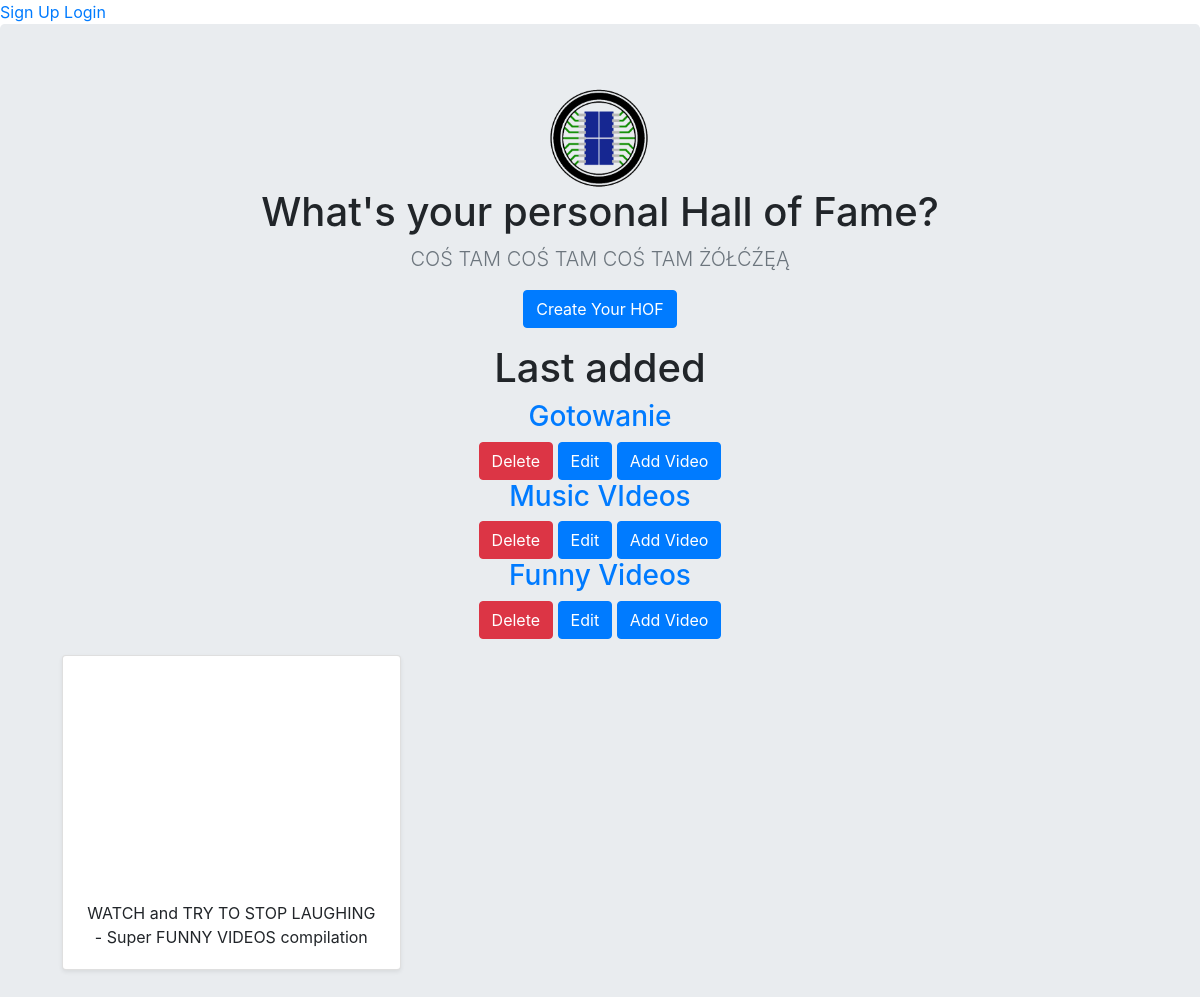
The app's page /, older data.
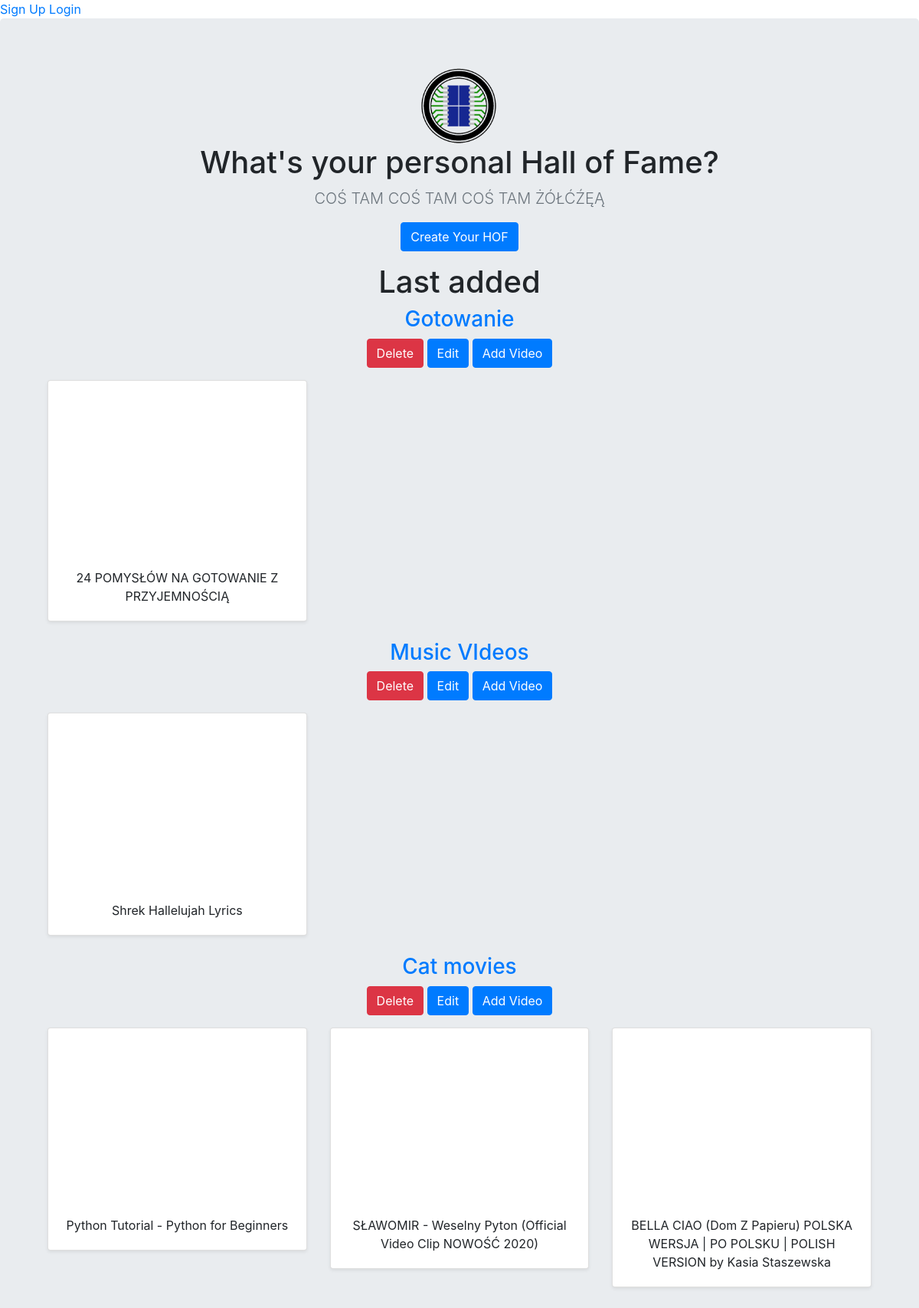
The same page, newer data.
### movies/models.py (models this page shows)
class Hall(models.Model):
    title = models.CharField(max_length=256)
    user = models.ForeignKey(User, on_delete=models.CASCADE)

class Video(models.Model):
    title = models.CharField(max_length=256)
    url = models.URLField()
    youtube_id = models.CharField(max_length=256)
    hall = models.ForeignKey(Hall, on_delete=models.CASCADE)

### movies/views.py (the view)
# urls.py: 2. Add a URL to urlpatterns:  path('', views.home, name='home')
def home(request):
    recent_halls = Hall.objects.all().order_by('-id')[:3]
    return render(request, 'movies/home.html', {'recent_halls':recent_halls})

### movies/templates/movies/home.html
{% extends 'movies/base.html' %}
{% load static %}
{% block content %}
    <section class="jumbotron text-center">
        <div class="container">
            <img src="{% static 'movies/logo.png' %}" height="100px">
            <h1 class="jumbotron-heading">What's your personal Hall of Fame?</h1>
            <p class="lead text-muted">
                COŚ TAM COŚ TAM COŚ TAM ŻÓŁĆŹĘĄ
            </p>
            <p>
                <a href="{% url 'crate_hall' %}" class="btn btn-primary">Create Your HOF</a>
            </p>
            <div class="container">
                <h1 class="text-center">Last added</h1>
                {% for hall in recent_halls %}
                    <h3><a href="{% url 'detail_hall' hall.id %}">{{ hall.title }}</a></h3>
                    <a href="{% url 'delete_hall' hall.id %}" class="btn btn-danger">Delete</a>
                    <a href="{% url 'update_hall' hall.id %}" class="btn btn-primary">Edit</a>
                    <a href="{% url 'add_video' hall.id %}" class="btn btn-primary">Add Video</a>
                    <div class="row">
                        {% for video in hall.video_set.all %}
                            <div class="col-md-4 mt-3">
                                <div class="card mb-4 shadow-sm">
                                    <iframe width="100%" height="225" src="https://www.youtube.com/embed/{{ video.youtube_id }}" frameborder="0" allow="accelerometer; autoplay; clipboard-write; encrypted-media; gyroscope; picture-in-picture" allowfullscreen></iframe>
                                    <div class="card-body">
                                        <p class="card-text">{{ video.title }}</p>
                                    </div>
                                </div>
                            </div>
                        {% endfor %}
                    </div>
                {% endfor %}
            </div>
        </div>
    </section>
{% endblock %}

Row changes from the older to the newer data that the page shows:
removed Hall: title "Funny Videos"
removed Video: title "WATCH and TRY TO STOP LAUGHING - Super FUNNY VIDEOS compilation", shown under "Funny Videos"
added Video: title "24 POMYSŁÓW NA GOTOWANIE Z PRZYJEMNOŚCIĄ", shown under Hall "Gotowanie"
added Video: title "Shrek Hallelujah Lyrics", shown under Hall "Music VIdeos"
now on this page (row unchanged): Hall: title "Cat movies"
now on this page (row unchanged): Video: title "Python Tutorial - Python for Beginners", shown under "Cat movies"
now on this page (row unchanged): Video: title "SŁAWOMIR - Weselny Pyton (Official Video Clip NOWOŚĆ 2020)", shown under "Cat movies"
now on this page (row unchanged): Video: title "BELLA CIAO (Dom Z Papieru) POLSKA WERSJA | PO POLSKU | POLISH VERSION by Kasia Staszewska", shown under "Cat movies"
